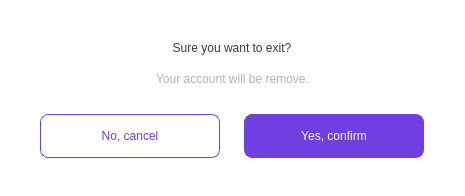
<?xml version="1.0" encoding="UTF-8"?>
<ui version="4.0">
 <class>Dialog_Exit</class>
 <widget class="QDialog" name="Dialog_Exit">
  <property name="geometry">
   <rect>
    <x>0</x>
    <y>0</y>
    <width>465</width>
    <height>196</height>
   </rect>
  </property>
  <property name="minimumSize">
   <size>
    <width>465</width>
    <height>196</height>
   </size>
  </property>
  <property name="maximumSize">
   <size>
    <width>465</width>
    <height>196</height>
   </size>
  </property>
  <property name="windowTitle">
   <string>Exit</string>
  </property>
  <property name="styleSheet">
   <string notr="true">background-color: rgb(255, 255, 255);</string>
  </property>
  <widget class="QPushButton" name="btn_no">
   <property name="geometry">
    <rect>
     <x>40</x>
     <y>114</y>
     <width>180</width>
     <height>44</height>
    </rect>
   </property>
   <property name="styleSheet">
    <string notr="true">background-color: rgb(255, 255, 255);
selection-background-color: #6F3FE2;
color: #6F3FE2;
selection-color: rgb(255, 255, 255);
border: 1px solid #6F3FE2;
border-radius: 8px;
font: 10pt &quot;SEBANG Gothic&quot;;</string>
   </property>
   <property name="text">
    <string>No, cancel</string>
   </property>
  </widget>
  <widget class="QPushButton" name="btn_ok">
   <property name="geometry">
    <rect>
     <x>244</x>
     <y>114</y>
     <width>180</width>
     <height>44</height>
    </rect>
   </property>
   <property name="styleSheet">
    <string notr="true">background-color: #6F3FE2;
selection-background-color: rgb(255, 255, 255);
color: rgb(255, 255, 255);
selection-color: #6F3FE2;
border: 1px solid #6F3FE2;
border-radius: 8px;
font: 10pt &quot;SEBANG Gothic&quot;;</string>
   </property>
   <property name="text">
    <string>Yes, confirm</string>
   </property>
  </widget>
  <widget class="QLabel" name="Text_title">
   <property name="geometry">
    <rect>
     <x>121</x>
     <y>36</y>
     <width>222</width>
     <height>24</height>
    </rect>
   </property>
   <property name="styleSheet">
    <string notr="true">font: 75 12pt &quot;SEBANG Gothic&quot;;
color: #343A40;</string>
   </property>
   <property name="text">
    <string>&lt;html&gt;&lt;head/&gt;&lt;body&gt;&lt;p align=&quot;center&quot;&gt;Sure you want to exit?&lt;/p&gt;&lt;/body&gt;&lt;/html&gt;</string>
   </property>
  </widget>
  <widget class="QLabel" name="Text_title_2">
   <property name="geometry">
    <rect>
     <x>40</x>
     <y>68</y>
     <width>385</width>
     <height>22</height>
    </rect>
   </property>
   <property name="styleSheet">
    <string notr="true">font: 75 10pt &quot;SEBANG Gothic&quot;;
color: #ADB5BD;</string>
   </property>
   <property name="text">
    <string>&lt;html&gt;&lt;head/&gt;&lt;body&gt;&lt;p align=&quot;center&quot;&gt;Your account will be remove.&lt;/p&gt;&lt;/body&gt;&lt;/html&gt;</string>
   </property>
  </widget>
 </widget>
 <resources/>
 <connections/>
</ui>
